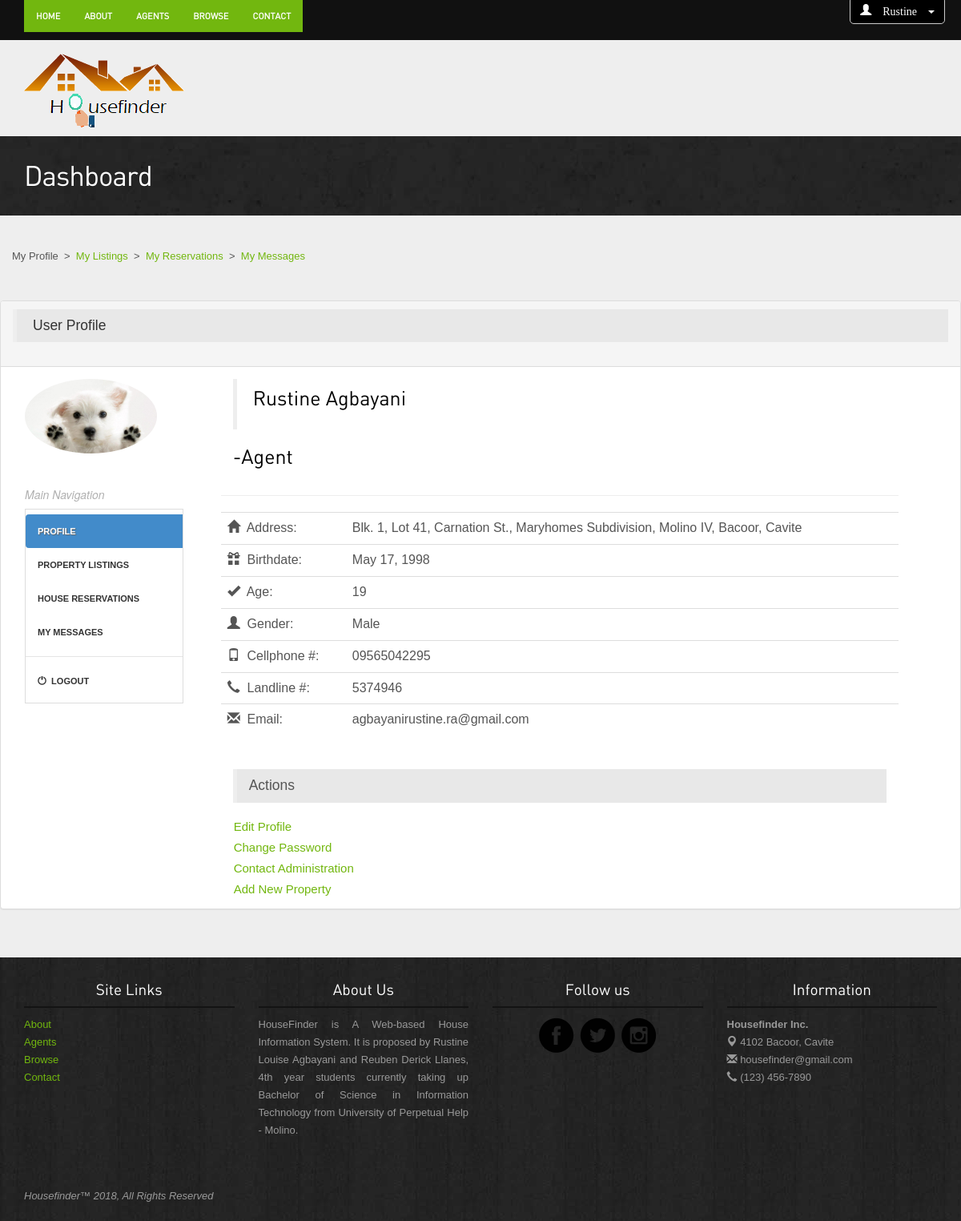
/agent-panel-profile.php (signed in), run on the app's committed database.
### tables this page shows
CREATE TABLE `agents` (
  `id` int(11) NOT NULL AUTO_INCREMENT,
  `first_name` varchar(255) NOT NULL,
  `middle_name` varchar(255) DEFAULT NULL,
  `last_name` varchar(255) NOT NULL,
  `address` varchar(255) NOT NULL,
  `bday` date NOT NULL,
  `age` int(11) NOT NULL,
  `gender` varchar(255) NOT NULL,
  `contact_number` varchar(255) NOT NULL,
  `email_info` varchar(255) NOT NULL,
  `landline` varchar(255) DEFAULT NULL,
  `email` varchar(255) NOT NULL,
  `password` varchar(255) NOT NULL,
  `avatar` varchar(100) NOT NULL,
  `hash` varchar(255) NOT NULL,
  `active` tinyint(1) NOT NULL,
  `date_created` date NOT NULL,
  PRIMARY KEY (`id`)
);

### agent-panel-profile.php (the view, shortened to what this page needs)
<?php
require_once 'db.php';
?>
<html>
<head>
    <link rel="stylesheet" href="assets/bootstrap/css/bootstrap.css" />
    <link rel="stylesheet" href="assets/style.css"/>
    <link rel="stylesheet" href="assets/owl-carousel/owl.carousel.css">
    <link rel="stylesheet" href="assets/owl-carousel/owl.theme.css">
    <link rel="stylesheet" type="text/css" href="assets/slitslider/css/style.css" />
    <link rel="stylesheet" type="text/css" href="assets/slitslider/css/custom.css" />
  <link rel="stylesheet" href="css/jquery-ui.css">
    </head>
    <nav class="navbar navbar-fixed-top">
<div class="navbar-wrapper">
        <div class="navbar-inverse" role="navigation">
          <div class="container">
            <div style="margin-right: 50px;" class="navbar-collapse collapse">
                <nav class="shift">
              <ul class="nav navbar-nav navbar-left">
               <li class="active"><a href="agent-index.php">Home</a></li>
                <li class="active"><a href="agent-about.php">About</a></li>
                <li class="active"><a href="agent-agents.php">Agents</a></li>
                <li class="active"><a href="buysalerent.php">Browse</a></li>
                <li class="active"><a href="agent-contact.php">Contact</a></li>
              </ul>
                </nav>
            </div>
          </div>
        </div>
  <div class="dropdown">
    <button style="background-color: #000; font-color: white; float: right; margin-top: -54px; margin-right: 20px;" class="btn btn-default dropdown-toggle" type="button" data-toggle="dropdown">
     <span style="color: white" class="glyphicon glyphicon-user "><?php echo "<span style='color: #FFF;'> ".$_SESSION["first_name"]." </span>" ?></span>
        <span class="caret white"></span>
      </button>
  </div>
    </div>
     </nav>
    <br>
    <br>
<div class="container">
<div class="header">
<a href="agent-index.php"><img style="margin-top: -30px;" src="images/logo2.png" alt="Housefinder"><img style="margin-top: 50px; margin-left: -210px; margin-bottom: -20px;" src="images/title.png"></a>
</div>
</div>
        <div class="inside-banner">
            <div class="container">
                <h2>Dashboard</h2>
            </div>
        </div>
    <body>
<div class="container">
<div class="spacer">
<div class="row">
          <span class="pull-left">My Profile &nbsp>&nbsp <a href="agent-panel-listings.php">My Listings</a> &nbsp>&nbsp <a href="agent-panel-reservations.php">My Reservations</a> &nbsp>&nbsp <a href="agent-panel-messages.php">My Messages</a> </span>
    <br>
    <br><br>
        <?php
            $sql = "SELECT first_name, middle_name, last_name, address, bday, age, gender, contact_number, email_info, landline, email, password, avatar FROM agents WHERE email = '".$_SESSION["email"]."'";
            $result = $mysqli->query($sql);
        ?>
      <?php while($row = $result->fetch_assoc()){  ?>
             <div style="overflow-x: hidden;" class="row">
              <div class="panel panel-default">
              <div class="panel-heading">
                  <blockquote style="background-color: #E8E8E8;" class="blockquote">
                        <p class="mb-0">User Profile</p>
                    </blockquote>
                  </div>
               <div class="panel-body">
              <div class="col-md-2 col-xs-9 col-sm-5 col-lg-2">
               <img alt="User Pic" src="<?php echo $row['avatar']; ?>" id="profile-image1" class="img-circle img-responsive">
                        <br>
                        <br>
                  <i><h6 style="color: #b0b0b0;">Main Navigation</h6></i>
            <nav class="nav-sidebar">
                <ul class="nav">
                    <li class="active"><a href="agent-panel-profile.php">Profile</a></li>
                    <li><a href="agent-panel-listings.php">Property Listings</a></li>
                    <li><a href="agent-panel-reservations.php">House Reservations</a></li>
                    <li><a href="agent-panel-messages.php">My Messages</a></li>
                    <li class="nav-divider"></li>
                    <li><a href="logout.php"><i class="glyphicon glyphicon-off"></i>&nbsp Logout</a></li>
                </ul>
            </nav>
                        <br>
                        <br>
              </div>
              <div style="margin-left: 50px;" class="col-md-8 col-xs-9 col-sm-6 col-lg-9" >
                  <div class="container" >
                    <blockquote><h3><?php echo "".$_SESSION['first_name']."" ?>&nbsp<?php echo "".$_SESSION['last_name']."" ?></h3></blockquote>
                    <h3>-Agent</h3>
                  </div>
                   <hr>
                <table id="myTable" class="table table-user-information">
                    <tbody>
                      <tr>
                        <td><span class="glyphicon glyphicon-home one"></span>&nbsp Address:</td>
                        <td><?php if($row['address'] == ""){ echo '<i style="font-size: 15px;">No information to display</i>';}else{ echo $row['address'];  }  ?></td>
                      </tr>
                      <tr>
                        <td><span class="glyphicon glyphicon-gift one"></span>&nbsp Birthdate:</td>
                        <td><?php if($row['bday'] == ""){ echo '<i style="font-size: 15px;">No information to display</i>';}else{ echo date('F d, Y', strtotime($row['bday']));  }  ?></td>
                      </tr>
                      <tr>
                        <td><span class="glyphicon glyphicon-ok one"></span>&nbsp Age:</td>
                        <td><?php if($row['age'] == ""){ echo '<i style="font-size: 15px;">No information to display</i>';}else{ echo $row['age'];  }  ?></td>
                      </tr>
                    <tr>
                        <td><span class="glyphicon glyphicon-user one"></span>&nbsp Gender:</td>
                        <td><?php if($row['gender'] == ""){ echo '<i style="font-size: 15px;">No information to display</i>';}else{ echo $row['gender'];  }  ?></td>
                      </tr>
                        <tr>
                        <td><span class="glyphicon glyphicon-phone one"></span>&nbsp Cellphone #:</td>
                        <td><?php if($row['contact_number'] == ""){ echo '<i style="font-size: 15px;">No information to display</i>';}else{ echo $row['contact_number'];  }  ?></td>
                      </tr>
                        <tr>
                        <td><span class="glyphicon glyphicon-earphone one"></span>&nbsp Landline #: </td>
                        <td><?php if($row['landline'] == ""){ echo '<i style="font-size: 15px;">No information to display</i>';}else{ echo $row['landline']; } ?></td>
                      </tr>
                      <tr>
                        <td><span class="glyphicon glyphicon-envelope one"></span>&nbsp Email:</td>
                        <td><?php if($row['email_info'] == ""){ echo '<i style="font-size: 15px;">No information to display</i>';}else{ echo $row['email_info'];  }  ?></td>
                      </tr>
                    </tbody>
                  </table><br>
            <div class="col-md-4 col-sm-5 col-lg-12">
                <blockquote class="col-md-12 col-sm-12 col-lg-12" style="background-color: #E8E8E8;" class="blockquote">
                    <p class="mb-0">Actions</p>
                </blockquote>
                     <table>
                        <tbody>
                            <tr>
                                <td><a style="font-size: 15;" href="edit-profile.php">Edit Profile</a></td>
                            </tr>
                            <tr>
                                <td style="padding-top: .5em; padding-bottom: .5em;"><a style="font-size: 15;" href="change-password.php">Change Password</a></td>
                            </tr>
                            <tr>
                                <td><a style="font-size: 15;" href="agent-contact.php">Contact Administration</a></td>
                            </tr>
                            <tr>
                                <td style="padding-top: .5em;"><a style="font-size: 15;" href="agent-panel-listings.php">Add New Property</a></td>
                            </tr>
                        </tbody>
                     </table>
            </div>
        </div>
        </div>
    </div>
    </div>
</div>
</div>
</div>
         <?php } ?>
    </body>
</html>
<?php include 'footer.php'; ?>

### assets/style.css (style rules this page uses)
body { color:#555; font:normal 13px/22px Arial; background: #eee; }
h1,h2,h3,h4,h5 { font-weight:normal; font-family: din;margin: 0;padding: 0;color: #000 }
h2 { font-size: 35px; letter-spacing: -1px;margin-bottom: 20px; }
h3 { margin: 0 0 15px 0; font-size: 25px; }
h6 { margin: 0 0 10px 0; font-size: 14px; }
p { margin-bottom: 30px; }
a { color:#72b70f; text-decoration:none;outline: none; }
.spacer { margin-top: 40px;margin-bottom:40px; }
table { background-color: #fff; }
.btn { border-radius: 5px; font-family: din; outline: none; }
.header { padding: 20px 0; }
.navbar-inverse { background-color: #111; }
.navbar-inverse .navbar-nav > li > a { font-size: 11px;padding-top: 10px;padding-bottom: 10px;font-family: din;text-transform: uppercase; }
.navbar-inverse .navbar-nav > .active > a, .navbar-inverse .navbar-nav > .active > a:hover, .navbar-inverse .navbar-nav > .active > a:focus { background-color: #72b70f; }
.inside-banner { background:url(../images/bginside.jpg) #222;color: #fff; padding: 30px 0; }
.inside-banner h2 { margin: 0; color: #fff; }

### agent-panel-profile.php (style rules this page uses)
.nav-sidebar { width: 120%; padding: 6px 0; border: 1px solid #ddd; font-size: 11px; }
.nav-sidebar a { color: #333; -webkit-transition: all 0.08s linear; -moz-transition: all 0.08s linear; -o-transition: all 0.08s linear; transition: all 0.08s linear; -webkit-border-radius: 4px 0 0 4px; -moz-border-radius: 4px 0 0 4px; border-radius: 4px 0 0 4px; }
.nav-sidebar .active a { cursor: default; background-color: #428bca; color: #fff; text-shadow: 1px 1px 1px #666; }
.white { border-top:4px solid white; }
nav ul li a { display: block; padding: 1px; text-decoration: none; color: #aaa; font-weight: 800; text-transform: uppercase; }
nav ul li a, nav ul li a:after, nav ul li a:before { transition: all .5s; }
nav.shift ul li a { position:relative; z-index: 1; }
nav.shift ul li a:after { display: block; position: absolute; top: 0; left: 0; bottom: 0; right: 0; margin: auto; width: 100%; height: 1px; content: '.'; color: transparent; background: #000; visibility: none; opacity: 0; z-index: -1; }

### footer.php (style rules this page uses)
body { font-family: 'Titillium Web', sans-serif; }

### data on the page
agents: avatar (picture), address "Blk. 1, Lot 41, Carnation St., Maryhomes Subdivision, Molino IV, Bacoor, Cavite", bday "May 17, 1998", age "19", gender "Male", contact_number "09565042295", landline "5374946", email_info "agbayanirustine.ra@gmail.com"

### other printed values
$_SESSION["first_name"] "Rustine"
